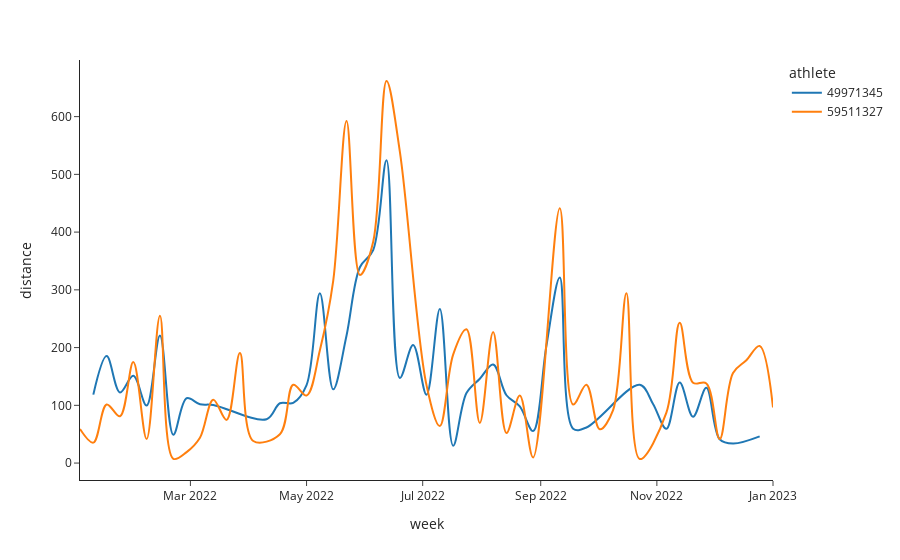

The notebook cell this image was saved under:
### Code cell
plot_df = weeks[
    weeks.sport_type.isin(["Ride", "MountainBikeRide", "VirtualRide"])
].groupby(["user_id", "user_name", "start_date"]).sum(numeric_only=True).reset_index()

px.line(
    plot_df,
    x="start_date",
    y="distance",
    color="user_id",
    line_shape="spline",
    labels={
        "user_id": "athlete",
        "user_name": "athlete",
        "distance": "distance",
        "start_date": "week"
    },
    template="simple_white"
)
